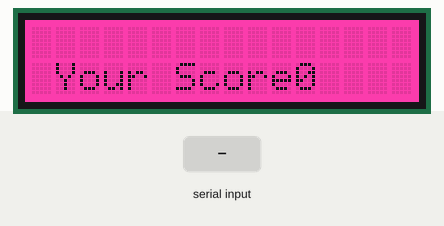
Recording of a sketch running on a simulated Arduino Uno, built with avr-gcc and run on an emulated ATmega328P. Shown: 16×2 character LCD. The inputs (shaded band) are chosen by the test bench.

Above: at 1.2 s.
1.3 s: "S" received over Serial
At 1.6 s:
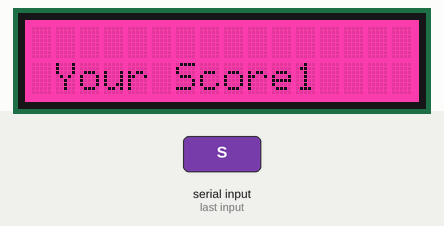
Timing chart, 0 to 4.3 s (numbered marks = the images above; inputs shaded):
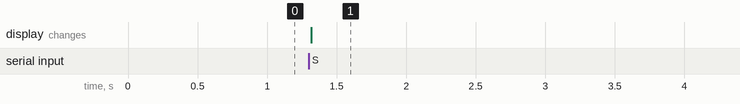

The sketch:

Arduino.ino
```cpp
int score = 0;
#include <Wire.h>
#include "rgb_lcd.h"

rgb_lcd lcd;


const int colorR = 255;
const int colorG = 0;
const int colorB = 150;


void setup() {

  lcd.begin(16, 2);

  lcd.setRGB(colorR, colorG, colorB);

  Serial.begin(9600);

}

void loop()
{


    switch (Serial.read())
    {
        case 'S':
            score = score + 1;
            break;

    }

    lcd.setCursor(1, 1);

    lcd.print("Your Score");
    lcd.print(score);

}
```

Measured:
- after the input at 1.3 s, the display: changes at once (image 1)
